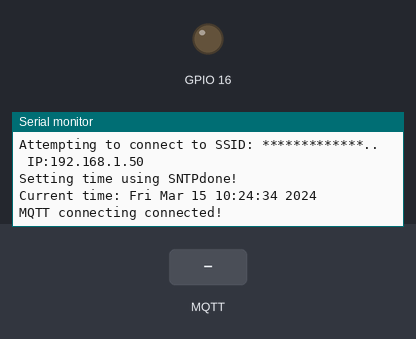
Bench run of a sketch on a simulated ESP8266 (NodeMCU). On the bench: output pins drawn as LEDs (lit = HIGH), the last lines printed to the serial monitor. Inputs (shaded band) come from the test bench. WiFi joins after 1.5 s; servers stay silent unless stated; the local clock reads 2024-03-15 10:24:30 at power-on unless the sketch sets it; no MQTT or app messages arrive unless stated.

Above: at 5.2 s.
5.3 s: MQTT message "on" arrives on the first subscribed topic
At 6.5 s:
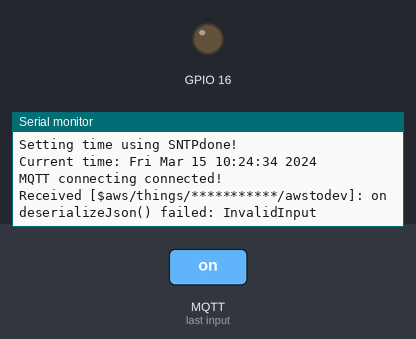
6.8 s: MQTT message "off" arrives on the first subscribed topic
At 7.6 s:
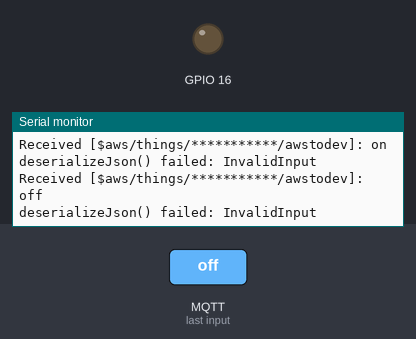
8.3 s: MQTT message "1" arrives on the first subscribed topic
At 8.8 s:
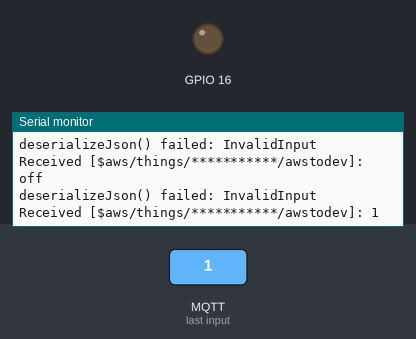

Measured:
- after the input at 5.3 s, the serial monitor: prints a new line at once (image 1)
- after the input at 6.8 s, the serial monitor: prints a new line at once (image 2)
- after the input at 8.3 s, the serial monitor: prints a new line at once (image 3)

The sketch:

awsiotcoreesp8266.ino
```cpp
#include<ESP8266WiFi.h>
#include <WiFiClientSecure.h>
#include <PubSubClient.h>
#include <ArduinoJson.h>
#include <time.h>
#include "secr.h"
#include<DHT.h>
#define emptyString String()
#define dhtpin 5
#define sensor DHT11


DHT dht(dhtpin,sensor);


const int MQTT_PORT = 8883;
const char MQTT_SUB_TOPIC[] = "$aws/things/" THINGNAME "/awstodev";
const char MQTT_PUB_TOPIC[] = "$aws/things/" THINGNAME "/devtoaws";

#ifdef USE_SUMMER_TIME_DST
uint8_t DST = 1;
#else
uint8_t DST = 0;
#endif

WiFiClientSecure espclient;

#ifdef ESP8266
BearSSL::X509List cert(cacert);
BearSSL::X509List client_crt(client_cert);
BearSSL::PrivateKey key(privkey);
#endif

PubSubClient client(espclient);
unsigned long lastMillis = 0;
time_t now;
time_t nowish = 1510592825;

void NTPConnect()
{
  Serial.print("Setting time using SNTP");
  configTime(TIME_ZONE * 3600, DST * 3600, "pool.ntp.org", "time.nist.gov");
  now = time(nullptr);
  while (now < nowish)
  {
    delay(500);
    Serial.print(".");
    now = time(nullptr);
  }
  Serial.println("done!");
  struct tm timeinfo;
  gmtime_r(&now, &timeinfo);
  Serial.print("Current time: ");
  Serial.print(asctime(&timeinfo));
}

void messageReceived(char *topic, byte* payload, unsigned int length)
{
  Serial.print("Received [");
  Serial.print(topic);
  Serial.print("]: ");
  for (int i = 0; i < length; i++)
  {
    Serial.print((char)payload[i]);
  }
  Serial.println();
  StaticJsonDocument<256> doc;

DeserializationError error = deserializeJson(doc,payload, length);

if (error) {
  Serial.print(F("deserializeJson() failed: "));
  Serial.println(error.f_str());
  return;
}

const char* deviceid = doc["deviceid"];
const char* status =doc["status"];
Serial.println(deviceid);
Serial.println(status);
String st=String(status);
if(st=="on")
{
  digitalWrite(16,0);
  Serial.println("LED ON");
  sendData("Light ON");
}
if(st=="off")
{
  digitalWrite(16,1);
  Serial.println("LED OFF");
  sendData("Light OFF");
}

}


void connectToMqtt(bool nonBlocking = false)
{
  Serial.print("MQTT connecting ");
  while (!client.connected())
  {
    if (client.connect(THINGNAME))
    {
      Serial.println("connected!");
      if (!client.subscribe(MQTT_SUB_TOPIC))
        pubSubErr(client.state());
    }
    else
    {
      Serial.print("failed, reason -> ");
      pubSubErr(client.state());
      if (!nonBlocking)
      {
        Serial.println(" < try again in 5 seconds");
        delay(5000);
      }
      else
      {
        Serial.println(" <");
      }
    }
    if (nonBlocking)
      break;
  }
}


void connectToWiFi(String init_str)
{
  if(init_str!=emptyString)
  {
    Serial.print(init_str);
  while (WiFi.status() != WL_CONNECTED)
  {
    Serial.print(".");
    delay(1000);
  }
    Serial.print("\n IP:");
    Serial.println(WiFi.localIP());
  }
}
void checkWiFiThenMQTT(void)
{
  connectToWiFi("Checking WiFi");
  connectToMqtt();
}
void sendData(String str)
{
//  float temp,hum;
//  temp=dht.readTemperature();
//  hum=dht.readHumidity();
  StaticJsonDocument<96> doc;

  doc["deviceid"] = "nodemcu";
  doc["stautus"] = str;
//  doc["temp"] = temp;
//  doc["hum"] = hum;
  char output[96];
  serializeJson(doc, output);
  Serial.println(output);
  if (!client.publish(MQTT_PUB_TOPIC, output, false))
    pubSubErr(client.state());

}


void pubSubErr(int8_t MQTTErr)
{
  if (MQTTErr == MQTT_CONNECTION_TIMEOUT)
    Serial.print("Connection tiemout");
  else if (MQTTErr == MQTT_CONNECTION_LOST)
    Serial.print("Connection lost");
  else if (MQTTErr == MQTT_CONNECT_FAILED)
    Serial.print("Connect failed");
  else if (MQTTErr == MQTT_DISCONNECTED)
    Serial.print("Disconnected");
  else if (MQTTErr == MQTT_CONNECTED)
    Serial.print("Connected");
  else if (MQTTErr == MQTT_CONNECT_BAD_PROTOCOL)
    Serial.print("Connect bad protocol");
  else if (MQTTErr == MQTT_CONNECT_BAD_CLIENT_ID)
    Serial.print("Connect bad Client-ID");
  else if (MQTTErr == MQTT_CONNECT_UNAVAILABLE)
    Serial.print("Connect unavailable");
  else if (MQTTErr == MQTT_CONNECT_BAD_CREDENTIALS)
    Serial.print("Connect bad credentials");
  else if (MQTTErr == MQTT_CONNECT_UNAUTHORIZED)
    Serial.print("Connect unauthorized");
}
void setup() {
  pinMode(16,OUTPUT);
  Serial.begin(9600);
  dht.begin();
  delay(2000);
  WiFi.hostname(THINGNAME);
  WiFi.mode(WIFI_STA);
  WiFi.begin(ssid, pass);
  connectToWiFi(String("Attempting to connect to SSID: ") + String(ssid));
  NTPConnect();
  espclient.setTrustAnchors(&cert);
  espclient.setClientRSACert(&client_crt, &key);
  client.setServer(MQTT_HOST, MQTT_PORT);
  client.setCallback(messageReceived);
  connectToMqtt();
}

void loop() {
  now = time(nullptr);
  if (!client.connected())
  {
    checkWiFiThenMQTT();

  }
  else
  {
    client.loop();
//    if (millis() - lastMillis > 5000)
//    {
//      lastMillis = millis();
//      sendData();
//    }
  }


}
```

secr.h
```cpp
#include <pgmspace.h>

#define SECRET

const char ssid[] = "*************";// Your WiFi SSID
const char pass[] = "*************";// Your WiFi Password

#define THINGNAME "***********" // Your Device ID

int8_t TIME_ZONE = -5; //NYC(USA): -5 UTC
//#define USE_SUMMER_TIME_DST  //uncomment to use DST

const char MQTT_HOST[] = "**************-ats.iot.us-east-1.amazonaws.com"; // Your AWS Endpoint

// Obtain First CA certificate for Amazon AWS
// https://docs.aws.amazon.com/iot/latest/developerguide/managing-device-certs.html#server-authentication
// Copy contents from CA certificate here ▼
static const char cacert[] PROGMEM = R"EOF(
-----BEGIN CERTIFICATE-----

-----END CERTIFICATE-----
)EOF";

// Copy contents from XXXXXXXX-certificate.pem.crt here ▼
static const char client_cert[] PROGMEM = R"KEY(
-----BEGIN CERTIFICATE-----

-----END CERTIFICATE-----

)KEY";

// Copy contents from  XXXXXXXX-private.pem.key here ▼
static const char privkey[] PROGMEM = R"KEY(
-----BEGIN RSA PRIVATE KEY-----

-----END RSA PRIVATE KEY-----
)KEY";
```
